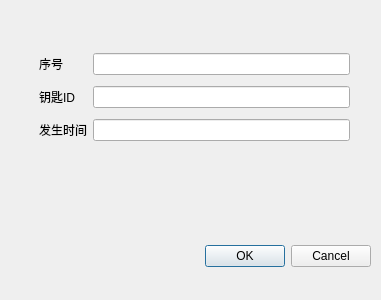
<?xml version="1.0" encoding="UTF-8"?>
<ui version="4.0">
 <class>Dialog</class>
 <widget class="QDialog" name="Dialog">
  <property name="geometry">
   <rect>
    <x>0</x>
    <y>0</y>
    <width>381</width>
    <height>300</height>
   </rect>
  </property>
  <property name="windowTitle">
   <string>Dialog</string>
  </property>
  <widget class="QDialogButtonBox" name="buttonBox">
   <property name="geometry">
    <rect>
     <x>30</x>
     <y>240</y>
     <width>341</width>
     <height>32</height>
    </rect>
   </property>
   <property name="orientation">
    <enum>Qt::Horizontal</enum>
   </property>
   <property name="standardButtons">
    <set>QDialogButtonBox::Cancel|QDialogButtonBox::Ok</set>
   </property>
  </widget>
  <widget class="QWidget" name="layoutWidget">
   <property name="geometry">
    <rect>
     <x>39</x>
     <y>48</y>
     <width>311</width>
     <height>101</height>
    </rect>
   </property>
   <layout class="QGridLayout" name="gridLayout">
    <item row="0" column="0">
     <widget class="QLabel" name="label_5">
      <property name="text">
       <string>序号</string>
      </property>
     </widget>
    </item>
    <item row="0" column="1">
     <widget class="QLineEdit" name="SequencelineEdit"/>
    </item>
    <item row="1" column="0">
     <widget class="QLabel" name="label_2">
      <property name="text">
       <string>钥匙ID</string>
      </property>
     </widget>
    </item>
    <item row="1" column="1">
     <widget class="QLineEdit" name="KeyIDlineEdit"/>
    </item>
    <item row="2" column="0">
     <widget class="QLabel" name="label_3">
      <property name="text">
       <string>发生时间</string>
      </property>
     </widget>
    </item>
    <item row="2" column="1">
     <widget class="QLineEdit" name="OccurredTimelineEdit"/>
    </item>
   </layout>
  </widget>
 </widget>
 <resources/>
 <connections>
  <connection>
   <sender>buttonBox</sender>
   <signal>accepted()</signal>
   <receiver>Dialog</receiver>
   <slot>accept()</slot>
   <hints>
    <hint type="sourcelabel">
     <x>248</x>
     <y>254</y>
    </hint>
    <hint type="destinationlabel">
     <x>157</x>
     <y>274</y>
    </hint>
   </hints>
  </connection>
  <connection>
   <sender>buttonBox</sender>
   <signal>rejected()</signal>
   <receiver>Dialog</receiver>
   <slot>reject()</slot>
   <hints>
    <hint type="sourcelabel">
     <x>316</x>
     <y>260</y>
    </hint>
    <hint type="destinationlabel">
     <x>286</x>
     <y>274</y>
    </hint>
   </hints>
  </connection>
 </connections>
</ui>
